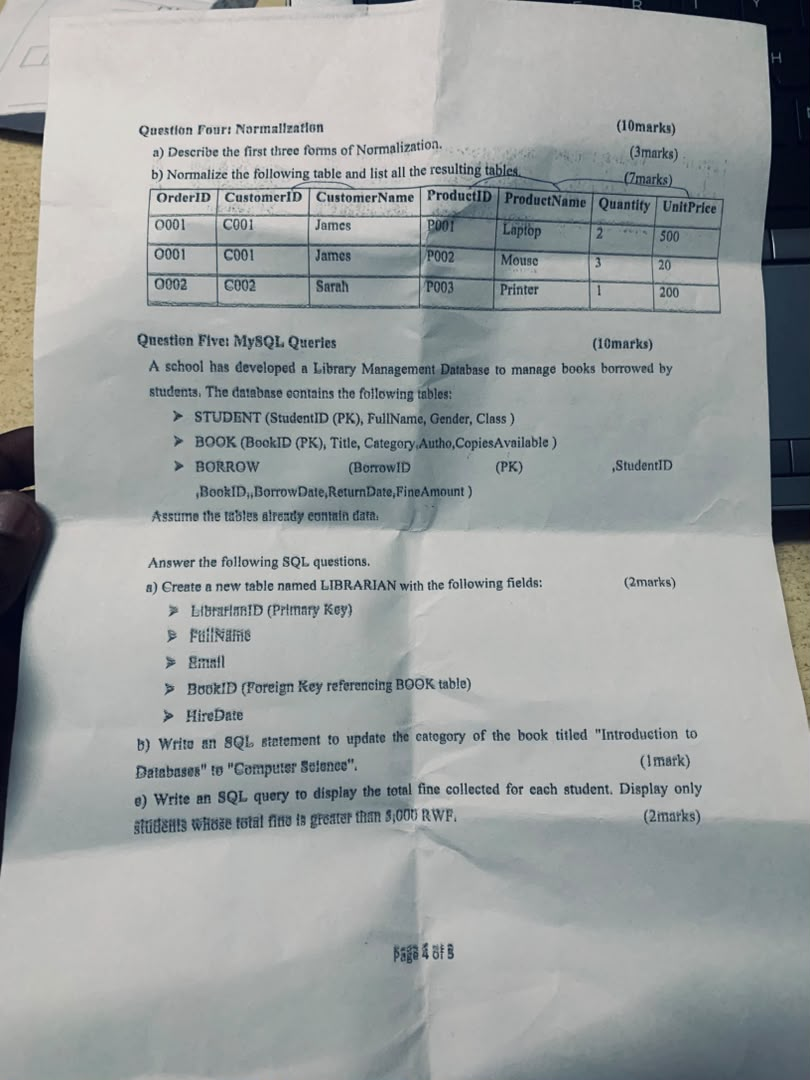
#> input picture input.jpg, 810 x 1080 px; its folder holds only this picture in this run
$ python -i imaging.py   (imports and definitions only)   (older library calls are emulated)
#> lines starting #> are read from the running program, lines starting #| are printed output that depends on the picture; after the words box and inside, x2 and y2 are one past the last pixel; in counts of white or black regions, pixels touching at a corner belong together
### app/logging_config.py
"""Structured logging setup (stdlib ``logging`` -- never ``print``)."""

from __future__ import annotations

import logging
import sys

_CONFIGURED = False

_FORMAT = "%(asctime)s | %(levelname)-8s | %(name)s | %(message)s"
_DATEFMT = "%Y-%m-%dT%H:%M:%S%z"


# [28 lines left out: function configure_logging, not called in this run]


def get_logger(name: str) -> logging.Logger:
    return logging.getLogger(name)

### app/imaging.py
"""Document image preprocessing that runs *before* the OCR pipeline.

Covers the preprocessing the product spec asks for:
  * orientation correction (EXIF + coarse 90-degree detection)
    * optional perspective correction (disabled for the scanner path)
  * deskewing (residual small-angle rotation)
  * noise reduction
  * contrast / illumination correction

Design notes
------------
* OpenCV is imported lazily. If it is missing, every step degrades to a no-op
    and the original image is passed through.
* Preprocessing is intentionally *conservative*. Over-aggressive
    binarisation/denoising can hurt page quality. Each step is individually switchable via :class:`PreprocessOptions`
  and bails out rather than guessing when its own confidence is low.
* Every step is a pure function on a numpy array so they can be reordered or
  tested individually.
"""

from __future__ import annotations

import io
from dataclasses import dataclass, field
from typing import Any

import numpy as np
from PIL import Image, ImageOps

from .logging_config import get_logger

log = get_logger(__name__)

_cv2: Any = None
_cv2_checked = False


def _get_cv2() -> Any | None:
    """Import OpenCV once; return None (and warn once) when unavailable."""
    global _cv2, _cv2_checked
    if _cv2_checked:
        return _cv2
    _cv2_checked = True
    try:
        import cv2  # type: ignore[import-not-found]

        _cv2 = cv2
    except Exception as exc:  # pragma: no cover
        log.warning(
            "OpenCV unavailable (%s) -- image preprocessing will be skipped.", exc
        )
        _cv2 = None
    return _cv2


@dataclass
class PreprocessOptions:
    orientation: bool = True
    perspective: bool = True
    deskew: bool = True
    denoise: bool = True
    illumination: bool = True
    # Skew below this many degrees is left alone (rotating costs sharpness).
    min_deskew_degrees: float = 0.35
    max_deskew_degrees: float = 15.0
    # The page quad must cover at least this fraction of the frame to be
    # trusted as a document boundary. A page photographed with margins can be
    # smaller than a third of the camera frame.
    min_quad_area_ratio: float = 0.20


@dataclass
class PreprocessResult:
    image: np.ndarray
    applied: list[str] = field(default_factory=list)
    rotation_applied: float = 0.0
    warnings: list[str] = field(default_factory=list)


# ---------------------------------------------------------------------------
# Loading / encoding
# ---------------------------------------------------------------------------
# [14 lines left out: function load_rgb_array, not called in this run]


def to_pil(array: np.ndarray) -> Image.Image:
    return Image.fromarray(np.ascontiguousarray(array), mode="RGB")


# [10 lines left out: functions encode_png, encode_jpeg, not called in this run]


# ---------------------------------------------------------------------------
# Individual steps
# ---------------------------------------------------------------------------
def correct_orientation(image: np.ndarray) -> tuple[np.ndarray, float]:
    """Coarse 90-degree correction from the dominant text-line direction.

    Returns (image, degrees_rotated). Only acts when the evidence is strong;
    The scanner's geometric correction is the source of truth for orientation.
    """
    cv2 = _get_cv2()
    if cv2 is None:
        return image, 0.0

    gray = cv2.cvtColor(image, cv2.COLOR_RGB2GRAY)
    # Text lines produce far more horizontal than vertical gradient energy when
    # the page is upright.
    sobel_x = cv2.Sobel(gray, cv2.CV_32F, 1, 0, ksize=3)
    sobel_y = cv2.Sobel(gray, cv2.CV_32F, 0, 1, ksize=3)
    energy_x = float(np.abs(sobel_x).mean())
    energy_y = float(np.abs(sobel_y).mean())

    if energy_y <= 0:
        return image, 0.0

    # Upright text: strong vertical gradients (crossing horizontal strokes).
    if energy_x > energy_y * 1.6:
        rotated = cv2.rotate(image, cv2.ROTATE_90_CLOCKWISE)
        return rotated, 90.0

    return image, 0.0


def _order_quad(points: np.ndarray) -> np.ndarray:
    """Order 4 points as top-left, top-right, bottom-right, bottom-left."""
    ordered = np.zeros((4, 2), dtype=np.float32)
    summed = points.sum(axis=1)
    diff = np.diff(points, axis=1).ravel()
    ordered[0] = points[np.argmin(summed)]  # top-left
    ordered[2] = points[np.argmax(summed)]  # bottom-right
    ordered[1] = points[np.argmin(diff)]  # top-right
    ordered[3] = points[np.argmax(diff)]  # bottom-left
    return ordered


def correct_perspective(
    image: np.ndarray, options: PreprocessOptions
) -> tuple[np.ndarray, bool]:
    """Find the page quadrilateral and warp it to a clean rectangle.

    Camera images often have both a strong page shadow and textured edges, so
    a single Canny contour is not reliable enough. Candidates are collected
    from several edge/threshold masks and the best convex quadrilateral is
    selected by area and rectangularity.
    """
    cv2 = _get_cv2()
    if cv2 is None:
        return image, False

    height, width = image.shape[:2]
    frame_area = float(height * width)

    gray = cv2.cvtColor(image, cv2.COLOR_RGB2GRAY)
    blurred = cv2.GaussianBlur(gray, (5, 5), 0)
    masks = []
    for low, high, kernel_size in ((25, 90, 3), (40, 140, 5), (70, 210, 7)):
        edges = cv2.Canny(blurred, low, high)
        kernel = cv2.getStructuringElement(
            cv2.MORPH_RECT, (kernel_size * 3, kernel_size * 3)
        )
        masks.append(cv2.morphologyEx(edges, cv2.MORPH_CLOSE, kernel))
    # A light paper sheet against a darker surface is easier to recover from
    # a threshold mask when its boundary is softened by a shadow.
    for threshold in (140, 170, 200, 225):
        bright = cv2.threshold(blurred, threshold, 255, cv2.THRESH_BINARY)[1]
        masks.append(
            cv2.morphologyEx(
                bright,
                cv2.MORPH_CLOSE,
                cv2.getStructuringElement(cv2.MORPH_RECT, (11, 11)),
            )
        )

    # Paper is usually brighter and less saturated than wood, fabric, or a
    # desk. This mask recovers boundaries that Canny loses in soft shadows.
    hsv = cv2.cvtColor(image, cv2.COLOR_RGB2HSV)
    paper = cv2.inRange(hsv, np.array([0, 0, 125]), np.array([180, 115, 255]))
    paper = cv2.morphologyEx(
        paper,
        cv2.MORPH_CLOSE,
        cv2.getStructuringElement(cv2.MORPH_RECT, (25, 25)),
    )
    masks.append(paper)

    contours: list[np.ndarray] = []
    for mask in masks:
        found, _ = cv2.findContours(mask, cv2.RETR_EXTERNAL, cv2.CHAIN_APPROX_SIMPLE)
        contours.extend(found)
    if not contours:
        return image, False

    best_quad: np.ndarray | None = None
    best_score = 0.0
    for contour in sorted(contours, key=cv2.contourArea, reverse=True)[:80]:
        area = cv2.contourArea(contour)
        if area < frame_area * options.min_quad_area_ratio:
            continue

        perimeter = cv2.arcLength(contour, True)
        for epsilon_ratio in (0.01, 0.02, 0.035, 0.05):
            approx = cv2.approxPolyDP(contour, epsilon_ratio * perimeter, True)
            if len(approx) != 4 or not cv2.isContourConvex(approx):
                continue

            points = approx.reshape(4, 2).astype(np.float32)
            quad = _order_quad(points)
            # A contour touching the frame is usually the camera border or a
            # second sheet entering the photo, not the page being scanned.
            edge_margin = max(2.0, min(width, height) * 0.005)
            if any(
                point[0] <= edge_margin
                or point[1] <= edge_margin
                or point[0] >= width - edge_margin
                or point[1] >= height - edge_margin
                for point in quad
            ):
                continue
            tl, tr, br, bl = quad
            target_w = int(max(np.linalg.norm(tr - tl), np.linalg.norm(br - bl)))
            target_h = int(max(np.linalg.norm(bl - tl), np.linalg.norm(br - tr)))
            if target_w < 32 or target_h < 32:
                continue

            angles = []
            for index, point in enumerate(quad):
                previous = quad[index - 1] - point
                following = quad[(index + 1) % 4] - point
                cosine = float(np.dot(previous, following)) / max(
                    np.linalg.norm(previous) * np.linalg.norm(following), 1.0
                )
                angles.append(np.degrees(np.arccos(np.clip(cosine, -1.0, 1.0))))
            if max(angles) > 145 or min(angles) < 35 or np.ptp(angles) > 75:
                continue

            quad_area = abs(float(cv2.contourArea(quad.reshape(-1, 1, 2))))
            rectangularity = quad_area / max(float(target_w * target_h), 1.0)
            score = (quad_area / frame_area) * rectangularity
            if score > best_score:
                best_score = score
                best_quad = quad
            break

    # Fallback for pages whose shadow breaks their outline into a blob. The
    # largest interior paper component still gives a useful four-corner crop;
    # unlike a frame contour it cannot include the whole camera background.
    if best_quad is None:
        paper_contours: list[np.ndarray] = []
        paper_mask = masks[-1]
        found, _ = cv2.findContours(
            paper_mask, cv2.RETR_EXTERNAL, cv2.CHAIN_APPROX_SIMPLE
        )
        for contour in sorted(found, key=cv2.contourArea, reverse=True)[:10]:
            area = cv2.contourArea(contour)
            if area < frame_area * options.min_quad_area_ratio:
                continue
            x, y, contour_width, contour_height = cv2.boundingRect(contour)
            if x <= 1 or y <= 1 or x + contour_width >= width - 1 or y + contour_height >= height - 1:
                continue
            rectangle = cv2.minAreaRect(contour)
            candidate = cv2.boxPoints(rectangle).astype(np.float32)
            candidate = _order_quad(candidate)
            candidate_area = abs(float(cv2.contourArea(candidate.reshape(-1, 1, 2))))
            if candidate_area / frame_area >= options.min_quad_area_ratio:
                paper_contours.append(candidate)
                break
        if paper_contours:
            best_quad = paper_contours[0]

    if best_quad is None:
        return image, False

    tl, tr, br, bl = best_quad
    target_w = int(max(np.linalg.norm(tr - tl), np.linalg.norm(br - bl)))
    target_h = int(max(np.linalg.norm(bl - tl), np.linalg.norm(br - tr)))
    destination = np.array(
        [[0, 0], [target_w - 1, 0], [target_w - 1, target_h - 1], [0, target_h - 1]],
        dtype=np.float32,
    )
    matrix = cv2.getPerspectiveTransform(best_quad, destination)
    warped = cv2.warpPerspective(
        image, matrix, (target_w, target_h), flags=cv2.INTER_CUBIC,
        borderMode=cv2.BORDER_REPLICATE,
    )
    return warped, True


def estimate_skew(image: np.ndarray, options: PreprocessOptions) -> float:
    """Estimate residual skew in degrees via the minimum-area box of text pixels."""
    cv2 = _get_cv2()
    if cv2 is None:
        return 0.0

    gray = cv2.cvtColor(image, cv2.COLOR_RGB2GRAY)
    binary = cv2.threshold(
        gray, 0, 255, cv2.THRESH_BINARY_INV + cv2.THRESH_OTSU
    )[1]
    # Bridge characters into text lines so the box follows the baseline.
    kernel = cv2.getStructuringElement(cv2.MORPH_RECT, (25, 3))
    joined = cv2.morphologyEx(binary, cv2.MORPH_CLOSE, kernel)

    coords = cv2.findNonZero(joined)
    if coords is None or len(coords) < 50:
        return 0.0

    angle = cv2.minAreaRect(coords)[-1]
    # OpenCV reports the angle in (0, 90]; map it to (-45, 45].
    if angle > 45:
        angle -= 90

    if abs(angle) > options.max_deskew_degrees:
        return 0.0
    return float(angle)


# [24 lines left out: function rotate, not called in this run]


def reduce_noise(image: np.ndarray) -> np.ndarray:
    cv2 = _get_cv2()
    if cv2 is None:
        return image
    # Mild, edge-preserving. Strong denoising erodes thin glyph strokes.
    return cv2.fastNlMeansDenoisingColored(image, None, 3, 3, 7, 21)


def correct_illumination(image: np.ndarray) -> np.ndarray:
    """Flatten uneven lighting/shadow gradients and lift local contrast."""
    cv2 = _get_cv2()
    if cv2 is None:
        return image

    lab = cv2.cvtColor(image, cv2.COLOR_RGB2LAB)
    lightness, a_channel, b_channel = cv2.split(lab)

    # Divide out the low-frequency illumination field (shadows, vignetting).
    background = cv2.GaussianBlur(lightness, (0, 0), sigmaX=31, sigmaY=31)
    background = np.where(background == 0, 1, background).astype(np.float32)
    flattened = np.clip(
        lightness.astype(np.float32) / background * float(np.mean(background)), 0, 255
    ).astype(np.uint8)

    clahe = cv2.createCLAHE(clipLimit=2.0, tileGridSize=(8, 8))
    equalised = clahe.apply(flattened)

    merged = cv2.merge((equalised, a_channel, b_channel))
    return cv2.cvtColor(merged, cv2.COLOR_LAB2RGB)


# ---------------------------------------------------------------------------
# Orchestration
# ---------------------------------------------------------------------------
def preprocess(
    image: np.ndarray, options: PreprocessOptions | None = None
) -> PreprocessResult:
    """Run the enabled preprocessing steps in the order that makes sense.

    Order matters: geometry first (orientation -> perspective -> deskew), then
    photometry (denoise -> illumination), so the photometric steps operate on
    the final, rectified pixel grid.
    """
    options = options or PreprocessOptions()
    result = PreprocessResult(image=image)

    if _get_cv2() is None:
        result.warnings.append(
            "OpenCV is not installed; preprocessing was skipped and the image "
            "was passed to the OCR pipeline as-is."
        )
        return result

    current = image
    total_rotation = 0.0

    if options.orientation:
        try:
            current, degrees = correct_orientation(current)
            if degrees:
                total_rotation += degrees
                result.applied.append("orientation")
        except Exception as exc:  # pragma: no cover
            result.warnings.append(f"orientation correction failed: {exc}")

    if options.perspective:
        try:
            current, changed = correct_perspective(current, options)
            if changed:
                result.applied.append("perspective")
        except Exception as exc:  # pragma: no cover
            result.warnings.append(f"perspective correction failed: {exc}")

    if options.deskew:
        try:
            angle = estimate_skew(current, options)
            if abs(angle) >= options.min_deskew_degrees:
                current = rotate(current, angle)
                total_rotation += angle
                result.applied.append(f"deskew({angle:.2f}deg)")
        except Exception as exc:  # pragma: no cover
            result.warnings.append(f"deskew failed: {exc}")

    if options.denoise:
        try:
            current = reduce_noise(current)
            result.applied.append("denoise")
        except Exception as exc:  # pragma: no cover
            result.warnings.append(f"denoise failed: {exc}")

    if options.illumination:
        try:
            current = correct_illumination(current)
            result.applied.append("illumination")
        except Exception as exc:  # pragma: no cover
            result.warnings.append(f"illumination correction failed: {exc}")

    result.image = current
    result.rotation_applied = total_rotation
    log.debug("Preprocessing applied: %s", ", ".join(result.applied) or "none")
    return result

>>> import cv2
>>> picture = cv2.cvtColor(cv2.imread('../input.jpg'), cv2.COLOR_BGR2RGB)
>>> result = preprocess(picture)
#> in correct_orientation, `energy_x = float(np.abs(sobel_x).mean())`: energy_x = 24.33
#> in correct_orientation, `energy_y = float(np.abs(sobel_y).mean())`: energy_y = 22.4
#> in preprocess, `current, degrees = correct_orientation(current)`: degrees = 0
#> the loop in correct_perspective, `for low, high, kernel_size in ((25, 90, 3), (40, 140, 5), (70, 210, 7)):` made 3 passes
#> pass 1, in correct_perspective, `edges = cv2.Canny(blurred, low, high)`:
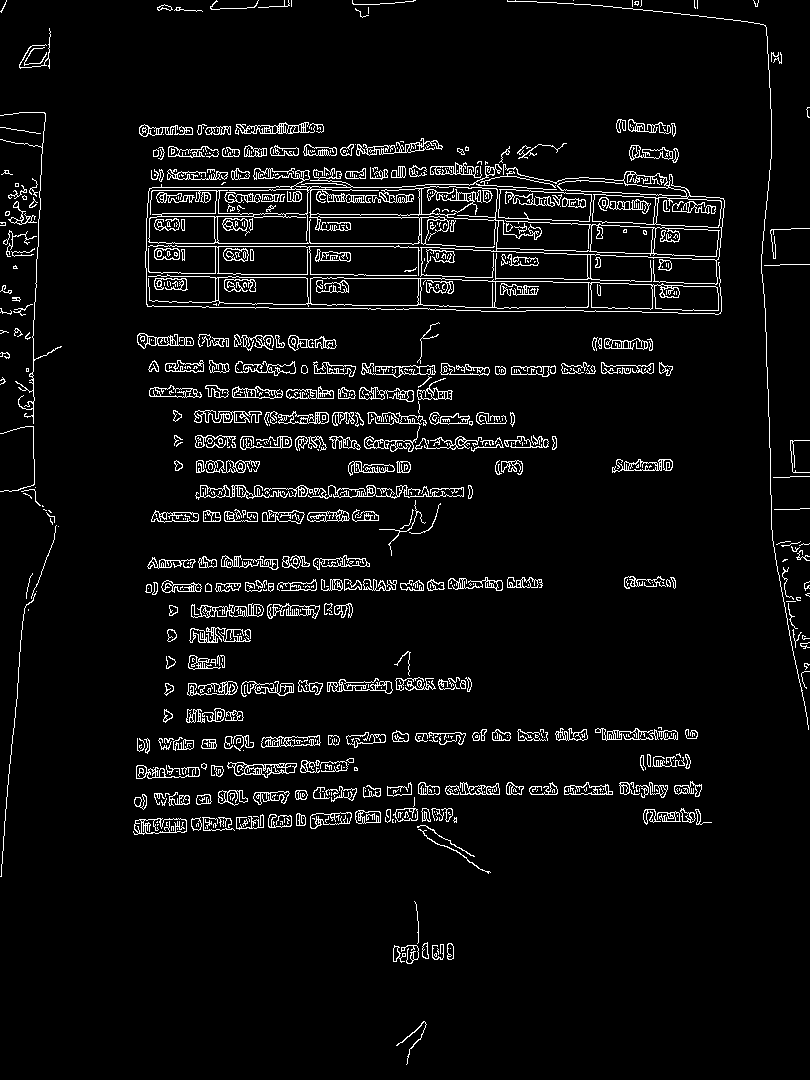
#> edges: shape (1080, 810); 5.3% white in thin lines or dots
#> after the loop in correct_perspective, `for low, high, kernel_size in ((25, 90, 3), (40, 140, 5), (70, 210, 7)):`: masks = 3 items
#> after the loop in correct_perspective, `for threshold in (140, 170, 200, 225):`: masks = 7 items
#> in correct_perspective, `paper = cv2.morphologyEx( paper, cv2.MORPH_CLOSE, cv2.getStructuringEl..`:
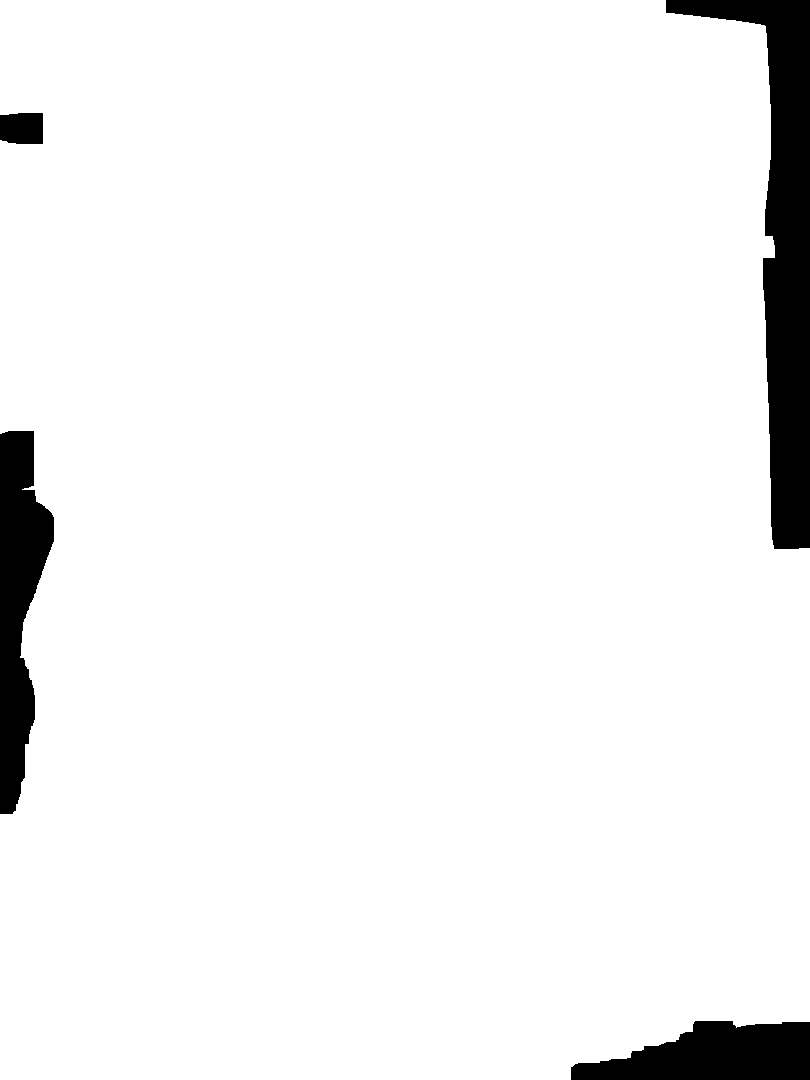
#> paper: shape (1080, 810); 94.4% white; 4 black regions
#> the loop in correct_perspective, `for mask in masks:` made 8 passes
#> after the loop in correct_perspective, `for mask in masks:`: contours = 142 contours, 49 with area under 20; largest, box (x1, y1, x2, y2) and area: (0, 0, 810, 1080) 824228, (0, 0, 810, 1080) 773562, (0, 510, 810, 1080) 263226, (0, 0, 712, 438) 158932, (139, 119, 725, 315) 91568
#> the loop in correct_perspective, `for contour in sorted(contours, key=cv2.contourArea, reverse=True)[:80]:` made 80 passes
#> area on passes 4 to 7: 158931.5, 91567.5, 90988.5, 84747
#> after the loop in correct_perspective, `for contour in sorted(contours, key=cv2.contourArea, reverse=True)[:80]:`: best_score = 0
#> the loop in correct_perspective, `for contour in sorted(found, key=cv2.contourArea, reverse=True)[:10]:` made 1 pass
#> (area, x, y, contour_width, contour_height) on pass 1: (824227.5, 0, 0, 810, 1080)
#> after the loop in correct_perspective, `for contour in sorted(found, key=cv2.contourArea, reverse=True)[:10]:`: paper_contours = []
#> in preprocess, `current, changed = correct_perspective(current, options)`: changed = False
#> in estimate_skew, `coords = cv2.findNonZero(joined)`: coords = contour of 156300 points, box (x1, y1, x2, y2) (0, 0, 810, 1080), area 67576
#> in estimate_skew, `angle = cv2.minAreaRect(coords)[-1]`: angle = -90
#> in preprocess, `angle = estimate_skew(current, options)`: angle = 0
#> in correct_illumination, `return cv2.cvtColor(merged, cv2.COLOR_LAB2RGB)`:
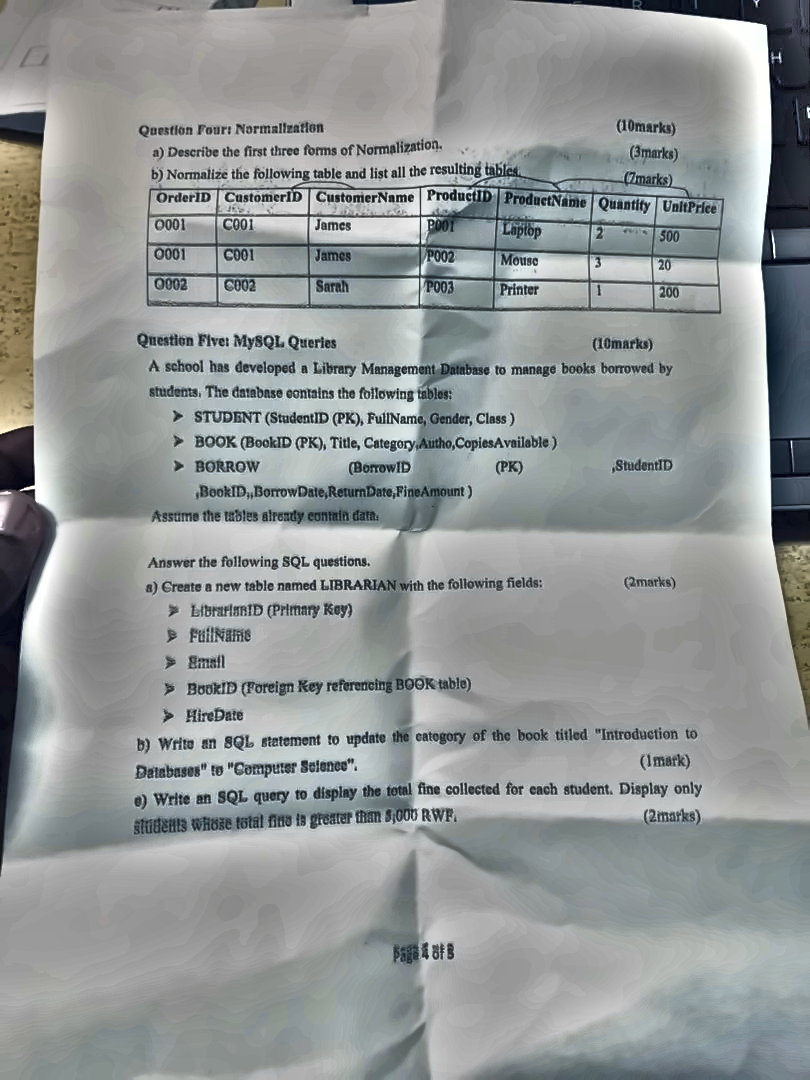
#> returned value: shape (1080, 810, 3); mean R, G, B 146.6, 150.9, 151
